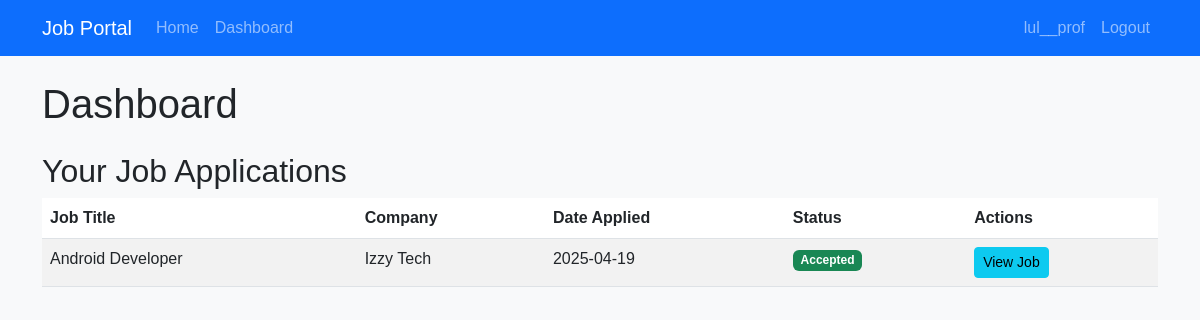
Page /dashboard (signed in) on the earlier database version.
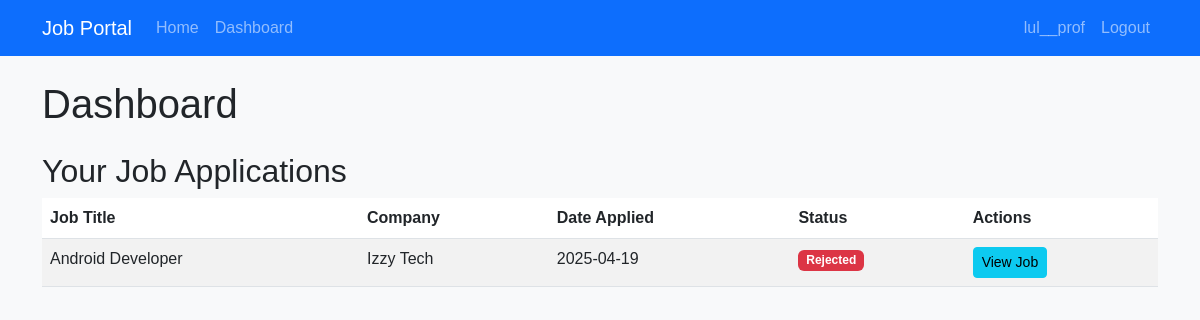
Same page on the later database version.
### models.py (models this page shows)
class Application(db.Model):
    id = db.Column(db.Integer, primary_key=True)
    user_id = db.Column(db.Integer, db.ForeignKey('user.id'))
    job_id = db.Column(db.Integer, db.ForeignKey('job.id'))
    resume = db.Column(db.Text)
    cover_letter = db.Column(db.Text)
    status = db.Column(db.String(20), default='pending')  # pending, accepted, rejected
    date_applied = db.Column(db.DateTime, default=datetime.utcnow)

class Job(db.Model):
    id = db.Column(db.Integer, primary_key=True)
    title = db.Column(db.String(100))
    description = db.Column(db.Text)
    company = db.Column(db.String(100))
    location = db.Column(db.String(100))
    salary = db.Column(db.String(50))
    requirements = db.Column(db.Text)
    date_posted = db.Column(db.DateTime, default=datetime.utcnow)
    user_id = db.Column(db.Integer, db.ForeignKey('user.id'))
    applications = db.relationship('Application', backref='job', lazy='dynamic')

### app.py (the view)
@app.route('/dashboard')
@login_required
def dashboard():
    if current_user.is_employer:
        jobs = Job.query.filter_by(user_id=current_user.id).all()
        return render_template('dashboard.html', jobs=jobs)
    else:
        applications = Application.query.filter_by(user_id=current_user.id).all()
        return render_template('dashboard.html', applications=applications)

### app.py (called while the page is built)
@login.user_loader
def load_user(id):
    return User.query.get(int(id))

### templates/dashboard.html
{% extends "base.html" %}
{% block content %}
<h1>Dashboard</h1>
{% if current_user.is_employer %}
    <div class="mt-4">
        <div class="d-flex justify-content-between align-items-center mb-3">
            <h2>Your Job Listings</h2>
            <a href="{{ url_for('post_job') }}" class="btn btn-success">Post New Job</a>
        </div>
        {% if jobs %}
        <div class="table-responsive">
            <table class="table table-striped">
                <thead>
                    <tr>
                        <th>Title</th>
                        <th>Date Posted</th>
                        <th>Applications</th>
                        <th>Actions</th>
                    </tr>
                </thead>
                <tbody>
                    {% for job in jobs %}
                    <tr>
                        <td>{{ job.title }}</td>
                        <td>{{ job.date_posted.strftime('%Y-%m-%d') }}</td>
                        <td>{{ job.applications.count() }}</td>
                        <td>
                            <a href="{{ url_for('view_job', job_id=job.id) }}" class="btn btn-info btn-sm">View</a>
                            <a href="{{ url_for('view_applications', job_id=job.id) }}" class="btn btn-primary btn-sm">Applications</a>
                        </td>
                    </tr>
                    {% endfor %}
                </tbody>
            </table>
        </div>
        {% else %}
        <div class="alert alert-info">
            You haven't posted any jobs yet.
        </div>
        {% endif %}
    </div>
{% else %}
    <div class="mt-4">
        <h2>Your Job Applications</h2>
        {% if applications %}
        <div class="table-responsive">
            <table class="table table-striped">
                <thead>
                    <tr>
                        <th>Job Title</th>
                        <th>Company</th>
                        <th>Date Applied</th>
                        <th>Status</th>
                        <th>Actions</th>
                    </tr>
                </thead>
                <tbody>
                    {% for application in applications %}
                    <tr>
                        <td>{{ application.job.title }}</td>
                        <td>{{ application.job.company }}</td>
                        <td>{{ application.date_applied.strftime('%Y-%m-%d') }}</td>
                        <td>
                            {% if application.status == 'pending' %}
                            <span class="badge bg-warning">Pending</span>
                            {% elif application.status == 'accepted' %}
                            <span class="badge bg-success">Accepted</span>
                            {% elif application.status == 'rejected' %}
                            <span class="badge bg-danger">Rejected</span>
                            {% endif %}
                        </td>
                        <td>
                            <a href="{{ url_for('view_job', job_id=application.job.id) }}" class="btn btn-info btn-sm">View Job</a>
                        </td>
                    </tr>
                    {% endfor %}
                </tbody>
            </table>
        </div>
        {% else %}
        <div class="alert alert-info">
            You haven't applied for any jobs yet.
        </div>
        {% endif %}
    </div>
{% endif %}
{% endblock %}

Differences in the rows shown:
changed Application "Android Developer": status "Accepted" → "Rejected"
